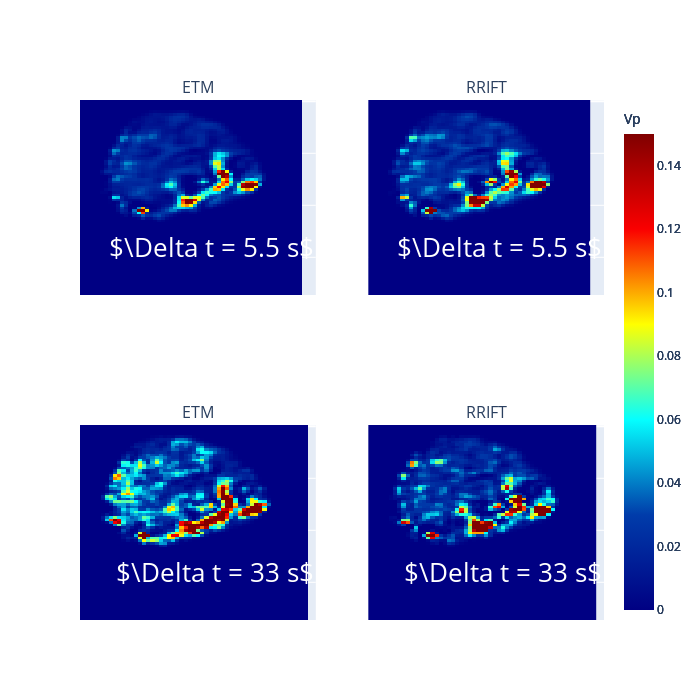

The cell this chart's notebook holds for it:
### Code cell
files = ["fig9patient1.mat",
         "fig9patient2.mat",
         "fig9patient3.mat",
         "fig9patient4.mat",
         "fig9patient5.mat",
         "fig9patient6.mat",
         "fig9patient7.mat",
         "fig9patient8.mat"]

patient = loadmat(files[0])

mapVpE1 = patient['mapVpE1']
mapVpR1 = patient['mapVpR1']
mapVpE2 = patient['mapVpE2']
mapVpR2 = patient['mapVpR2']

myS = patient['myS']


fig = make_subplots(rows=2, cols=2, column_widths=[0.5, 0.5], subplot_titles=('ETM', 'RRIFT', 'ETM', 'RRIFT'))

sub1 = go.Heatmap(z=mapVpE1[:,:,myS-1].squeeze(), zmin=0, zmax=0.15, colorscale='jet', colorbar={"title": 'Vp'})
fig.append_trace(sub1,1,1)
sub2 = go.Heatmap(z=mapVpR1[:,:,myS-1].squeeze(), zmin=0, zmax=0.15, colorscale='jet', colorbar={"title": 'Vp'})
fig.append_trace(sub2,1,2)
sub3 = go.Heatmap(z=mapVpE2[:,:,myS-1].squeeze(), zmin=0, zmax=0.15, colorscale='jet', colorbar={"title": 'Vp'})
fig.append_trace(sub3,2,1)
sub4 = go.Heatmap(z=mapVpR2[:,:,myS-1].squeeze(), zmin=0, zmax=0.15, colorscale='jet', colorbar={"title": 'Vp'})
fig.append_trace(sub4,2,2)

fig.add_annotation(text=r'$\Delta t = 5.5 s$',
                  xref="x", yref="y",
                  x=32, y=56, showarrow=False, font = dict(size = 26, color="white"), row=1, col=1)
fig.add_annotation(text=r'$\Delta t = 5.5 s$',
                  xref="x", yref="y",
                  x=32, y=56, showarrow=False, font = dict(size = 26, color="white"), row=1, col=2)
fig.add_annotation(text=r'$\Delta t = 33 s$',
                  xref="x", yref="y",
                  x=32, y=56, showarrow=False, font = dict(size = 26, color="white"), row=2, col=1)
fig.add_annotation(text=r'$\Delta t = 33 s$',
                  xref="x", yref="y",
                  x=32, y=56, showarrow=False, font = dict(size = 26, color="white"), row=2, col=2)

fig.update_layout(yaxis_autorange="reversed", width = 700, height = 700)
fig.update_yaxes(autorange="reversed", showticklabels = False)
fig.update_xaxes(showticklabels = False)

fig.show()

### Figure 1 — Plotly figure (JSON) as saved in the notebook; plotly's stock layout.template omitted (floating-point values rounded to 4 significant figures; data arrays with more than 128 entries replaced by an {"elided": "..."} marker saying what was removed)
{"data": [{"colorbar": {"title": {"text": "Vp"}}, "colorscale": [[0, "rgb(0,0,131)"], [0.2, "rgb(0,60,170)"], [0.4, "rgb(5,255,255)"], [0.6, "rgb(255,255,0)"], [0.8, "rgb(250,0,0)"], [1, "rgb(128,0,0)"]], "type": "heatmap", "xaxis": "x", "yaxis": "y", "z": {"elided": "75x55 float values"}, "zmax": 0.15, "zmin": 0}, {"colorbar": {"title": {"text": "Vp"}}, "colorscale": [[0, "rgb(0,0,131)"], [0.2, "rgb(0,60,170)"], [0.4, "rgb(5,255,255)"], [0.6, "rgb(255,255,0)"], [0.8, "rgb(250,0,0)"], [1, "rgb(128,0,0)"]], "type": "heatmap", "xaxis": "x2", "yaxis": "y2", "z": {"elided": "75x55 float values"}, "zmax": 0.15, "zmin": 0}, {"colorbar": {"title": {"text": "Vp"}}, "colorscale": [[0, "rgb(0,0,131)"], [0.2, "rgb(0,60,170)"], [0.4, "rgb(5,255,255)"], [0.6, "rgb(255,255,0)"], [0.8, "rgb(250,0,0)"], [1, "rgb(128,0,0)"]], "type": "heatmap", "xaxis": "x3", "yaxis": "y3", "z": {"elided": "75x55 float values"}, "zmax": 0.15, "zmin": 0}, {"colorbar": {"title": {"text": "Vp"}}, "colorscale": [[0, "rgb(0,0,131)"], [0.2, "rgb(0,60,170)"], [0.4, "rgb(5,255,255)"], [0.6, "rgb(255,255,0)"], [0.8, "rgb(250,0,0)"], [1, "rgb(128,0,0)"]], "type": "heatmap", "xaxis": "x4", "yaxis": "y4", "z": {"elided": "75x55 float values"}, "zmax": 0.15, "zmin": 0}], "layout": {"annotations": [{"font": {"size": 16}, "showarrow": false, "text": "ETM", "x": 0.225, "xanchor": "center", "xref": "paper", "y": 1, "yanchor": "bottom", "yref": "paper"}, {"font": {"size": 16}, "showarrow": false, "text": "RRIFT", "x": 0.775, "xanchor": "center", "xref": "paper", "y": 1, "yanchor": "bottom", "yref": "paper"}, {"font": {"size": 16}, "showarrow": false, "text": "ETM", "x": 0.225, "xanchor": "center", "xref": "paper", "y": 0.375, "yanchor": "bottom", "yref": "paper"}, {"font": {"size": 16}, "showarrow": false, "text": "RRIFT", "x": 0.775, "xanchor": "center", "xref": "paper", "y": 0.375, "yanchor": "bottom", "yref": "paper"}, {"font": {"color": "white", "size": 26}, "showarrow": false, "text": "$\\Delta t = 5.5 s$", "x": 32, "xref": "x", "y": 56, "yref": "y"}, {"font": {"color": "white", "size": 26}, "showarrow": false, "text": "$\\Delta t = 5.5 s$", "x": 32, "xref": "x2", "y": 56, "yref": "y2"}, {"font": {"color": "white", "size": 26}, "showarrow": false, "text": "$\\Delta t = 33 s$", "x": 32, "xref": "x3", "y": 56, "yref": "y3"}, {"font": {"color": "white", "size": 26}, "showarrow": false, "text": "$\\Delta t = 33 s$", "x": 32, "xref": "x4", "y": 56, "yref": "y4"}], "height": 700, "width": 700, "xaxis": {"anchor": "y", "domain": [0, 0.45], "showticklabels": false}, "xaxis2": {"anchor": "y2", "domain": [0.55, 1], "showticklabels": false}, "xaxis3": {"anchor": "y3", "domain": [0, 0.45], "showticklabels": false}, "xaxis4": {"anchor": "y4", "domain": [0.55, 1], "showticklabels": false}, "yaxis": {"anchor": "x", "autorange": "reversed", "domain": [0.625, 1], "showticklabels": false}, "yaxis2": {"anchor": "x2", "autorange": "reversed", "domain": [0.625, 1], "showticklabels": false}, "yaxis3": {"anchor": "x3", "autorange": "reversed", "domain": [0, 0.375], "showticklabels": false}, "yaxis4": {"anchor": "x4", "autorange": "reversed", "domain": [0, 0.375], "showticklabels": false}}}
